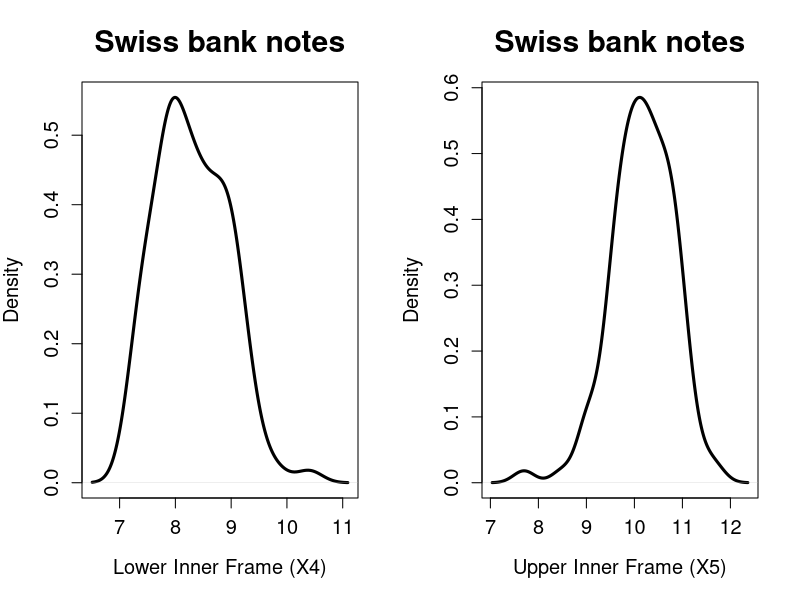

Source code (R):

# clear variables and close windows
rm(list = ls(all = TRUE))
graphics.off()

# Observation: Density estimates are different because R uses a 'gaussian' kernel as default, whereas Xplore uses a Quartic Kernel.

# load data
x = read.table("bank2.dat")

x4 = x[1:100, 4]
x5 = x[1:100, 5]

f4 = density(x4)
f5 = density(x5)

# plot
par(mfrow = c(1, 2))
plot(f4, type = "l", lwd = 3, xlab = "Lower Inner Frame (X4)", ylab = "Density", main = "Swiss bank notes", 
    cex.lab = 1.2, cex.axis = 1.2, cex.main = 1.8)
plot(f5, type = "l", lwd = 3, xlab = "Upper Inner Frame (X5)", ylab = "Density", main = "Swiss bank notes", 
    cex.lab = 1.2, cex.axis = 1.2, cex.main = 1.8)
	